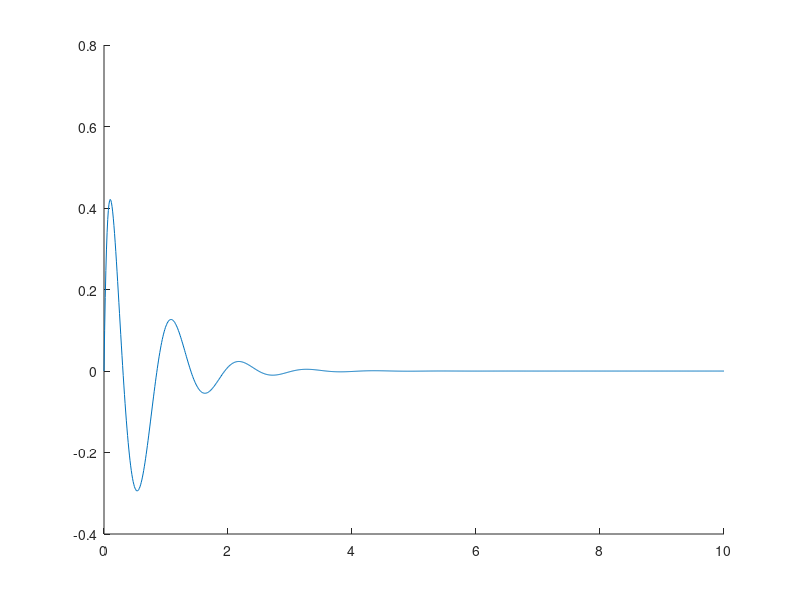

The MATLAB source for this figure: (Note: this script raises an error after producing the figure.)
clear all, clc

%Total 25 Parameters would need to be defined
%
% Mphiphi Mdelphi Mdeldel Mphidel
% 
% Kophiphi Kophidel Kodelphi Kodeldel K2phiphi K2phidel K2delphi K2deldel
% 
% Cophiphi Cophidel Codelphi Codeldel 
% 
% Tphi Tdel
% 
% v gravacc

% Rear Wheel Parameters Values;
mR = 2; %Kgs
iRXX = 0.0603 ; %kgm^2
iRYY = 0.12; %kgm^2
rR = 0.3; %m

%Rear Frame Parameter Values;
mB = 85; %kgs
xB = 0.3; %m
zB = -0.9; %m
iBXX = 9.2;
iBXZ = 2.4;
iBZZ = 2.8;
iBYY = 11;

%Front Frame Parameter Values;
mH = 4.5; %kgs
xH = 0.9; %m
zH = -0.7; %m
iHXX = 0.0589;
iHXZ = -0.00756;
iHZZ = 0.00708;
iHYY = 0.06;

% Front Wheel Parameters Values;
mF = 3; %Kgs
iFXX = 0.1405 ; %kgm^2
iFYY = 0.28; %kgm^2
rF = 0.35; %m

%Vehicle Parameter values
w = 1.02; %Wheelbase, m
lambda = pi/10;
c = 0.08; %Pneumatic Trail


%Getting coefficient matrices
mT = mR + mB + mH + mF;
xT = (1/mT)*(xB*mB + xH*mH + w*mF);
zT = (1/mT)*(-rR*mR + zB*mB + zH*mH -rF*mF);

ITXX = iRXX + iBXX + iHXX + iFXX + mR*rR^2 + mB*zB^2 + mH*zH^2 + mF*rF^2;

ITXZ = iBXZ + iHXZ - mB*xB*zB - mH*xH*zH + mF*w*rF;

iRZZ = iRXX;
iFZZ = iFXX;

ITZZ = iRZZ + iBZZ + iHZZ + iFZZ + mB*xB^2 + mH*xH^2 + mF*w^2;


%Front Assembly 

mA = mH + mF;
xA = (1/mA)*(xH*mH + w*mF);
zA = (1/mA)*(zH*mH - rF*mF);

IAXX = iHXX + iFXX + mH*(zH - zA)^2 + mF*(rF + zA)^2;
IAXZ = iHXZ - mH*(xH - xA)*(zH - zA) + mF*(w - xA)*(rF + zA);
IAZZ = iHZZ + iFZZ + mH*(xH - xA)^2 + mF*(w - xA)^2;

uA = (xA - w - c )*cos(lambda) - zA*sin(lambda);


%Moment of Inertias about the Steering Axis
IALL = mA*uA^2 + IAXX*(sin(lambda))^2 + 2*IAXZ*sin(lambda)*cos(lambda) + IAZZ*(cos(lambda)^2);

IALX = -mA*uA*zA + IAXX*sin(lambda) + IAXZ*cos(lambda);

IALZ = mA*uA*xA + IAXZ*sin(lambda) + IAZZ*cos(lambda);

%Definition of mu

mu = (c/w)*cos(lambda);

%Definition of Gyrostatic Coefficients
SR = iRYY/rR;
SF = iFYY/rF;
ST = SF + SR;

SA = mA*uA + mu*mT*xT;


% Definition of coefficients

%Inertia coefficients
Mphiphi = ITXX;
Mphidel = IALX + mu*ITXZ;
Mdelphi = Mphidel;
Mdeldel = IALL + 2*mu*IALZ + mu*mu*ITZZ;



%Stiffness Coefficients
Kophiphi = mT*zT;
Kophidel = -SA;
Kodelphi = Kophidel;
Kodeldel = -SA*sin(lambda);

K2phiphi = 0;
K2phidel = (1/w)*(ST - mT*zT)*cos(lambda);
K2delphi = 0;
K2deldel = (1/w)*(SA + SF*sin(lambda))*cos(lambda);


%Damping Coefficeints
Cophiphi = 0;
Cophidel = mu*ST + SF*cos(lambda) + (ITXZ/w)*cos(lambda) - mu*mT*zT;
Codelphi = -(mu*ST + SF*cos(lambda));
Codeldel = (IALZ/w)*cos(lambda) + mu*(SA + (ITZZ/w)*cos(lambda));


M = [
    Mphiphi Mphidel;
    Mdelphi Mdeldel];

Ko = [
    Kophiphi Kophidel;
    Kodelphi Kodeldel];

K2 = [
     K2phiphi K2delphi;
     K2delphi K2deldel
     ];


Co = [
    Cophiphi Cophidel;
    Codelphi Codeldel
    ];

%Test Parameters
Tphi = 0;
Tdel = 0;


v = 6; %mpersec
gravacc = 9.81;

A = [ 
        Mphiphi Mphidel;
        Mdelphi Mdeldel
    ];


B = [
        v*Cophiphi v*Cophidel;
        v*Codelphi v*Codeldel
        ];

C = [
        gravacc*Kophiphi + v^2*K2phiphi gravacc*Kophidel + v^2*K2phidel;
        gravacc*Kodelphi + v^2*K2delphi gravacc*Kodeldel + v^2*K2deldel
        ];

D = [
        Tphi;
        Tdel
    ];



Ass = [
        zeros(2,2) eye(2);
        -A\C -A\B
        ];

Bss = [
        zeros(2,2);
        A\eye(2)
        ];


Css = [
        eye(4)
        ];


Dss = zeros(4, 2);

%%% Variable Definition Completed

% create state-space object (requires Control System Toolbox)
sys = ss(Ass, Bss, Css, Dss);
x0 = [0 ;0 ;0.5 ;0];

%simulate the state space system
t = 0:0.01:10;
u = zeros(length(t),2);   
[y,t,x] = lsim(sys, u, t,x0);
% plot(t, y);
% legend();

phi = y(:,1);
delta = y(:,2);
phi_dot = y(:,3);
delta_dot = y(:,4);

delta_ddot = [0; diff(delta_dot)];
phi_ddot = [0; diff(phi_dot)];

figure;
plot(t,delta_dot, Linewidth = 2, LineStyle="-", DisplayName = "DeltaRate");
hold on;
plot(t,phi_dot, Linewidth = 2, LineStyle=":", DisplayName = "RollRate");
legend();

figure;
plot(t,delta, Linewidth = 2, LineStyle="-", DisplayName = "DeltaAngle");
hold on;
plot(t,phi, Linewidth = 2, LineStyle=":", DisplayName = "RollAngle");
legend();


%% Lets try to make a controller for this which would try to get roll to 0 in 1.5 secs
% Will try to use a LQR Controller

%
% if x is your state = [roll, steer, roll rate, steer rate]
% LQR Controller = integral (x'Q x + u'R u)dt
% u = -K * x 
% Q: 4x4 Penalty matrix on the state vector
% R: Penalty scalar coefficient on the use of control input

%Definiing Q - diagonal matrix
Q = diag([100, 10, 1, 1]);

%Most penalty 100  to Roll Angle difference
%Second Most penalty 10 to Steer Angle difference

%Defining R as a scalar
R = 1;

%Getting the Control Variable, K
K = lqr(Ass, Bss, Q, R);  % 1x4 gain vector

%Using the K for my feedback law
%Creating Closed Loop State Matrices
Acl = Ass - Bss*K;
Bcl = [];
Ccl = eye(4);
Dcl = [];

% create state-space object (requires Control System Toolbox)
syscl = ss(Acl, Bcl, Ccl, Dcl);
x0 = [0 ;0 ;0.5 ;0];

t = 0:0.01:10;
u = zeros(length(t),0);  
[y_cl,t,x] = lsim(syscl, u, t,x0);

phi_cl = y_cl(:,1);
delta_cl = y_cl(:,2);
phi_dot_cl = y_cl(:,3);
delta_dot_cl = y_cl(:,4);

figure(1);
plot(t, phi_cl,Linewidth = 2, LineStyle="-", DisplayName="Roll Controlled"); 
hold on;
grid on;
plot(t, phi, Linewidth = 2, LineStyle="--", DisplayName="Roll Uncontrolled");
xlabel('Time [s]'); ylabel('Roll angle [rad]');
title('Bicycle roll under LQR control');
legend();

%Trying to get the Input which was needed to get this control

u = zeros(length(t),2);  % preallocate

for i = 1:length(t)
    u(i,:) = -K * x(i,:)';    % torque at each time step
end

figure(2);
plot(t, u(:,1), 'LineWidth', 2, DisplayName = "Roll Torque");
hold on;
plot(t, u(:,2), 'LineWidth', 2, DisplayName = "Steer Torque");
xlabel('Time [s]');
ylabel('Torque [Nm]');
title('Control input applied by LQR');
grid on;
legend();